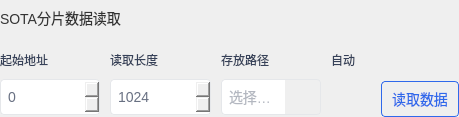
                    <widget class="QWidget" name="widget_SOTA" native="true">
                     <layout class="QVBoxLayout" name="verticalLayout_10">
                      <property name="spacing">
                       <number>5</number>
                      </property>
                      <property name="leftMargin">
                       <number>0</number>
                      </property>
                      <property name="topMargin">
                       <number>0</number>
                      </property>
                      <property name="rightMargin">
                       <number>0</number>
                      </property>
                      <property name="bottomMargin">
                       <number>0</number>
                      </property>
                      <item>
                       <layout class="QHBoxLayout" name="horizontalLayout_13">
                        <item>
                         <widget class="QLabel" name="label_4">
                          <property name="minimumSize">
                           <size>
                            <width>0</width>
                            <height>36</height>
                           </size>
                          </property>
                          <property name="maximumSize">
                           <size>
                            <width>16777215</width>
                            <height>36</height>
                           </size>
                          </property>
                          <property name="styleSheet">
                           <string notr="true">font-size:14px;
color:rgba(51, 51, 51, 1);
</string>
                          </property>
                          <property name="text">
                           <string>SOTA分片数据读取</string>
                          </property>
                         </widget>
                        </item>
                        <item>
                         <widget class="QLabel" name="label_9">
                          <property name="minimumSize">
                           <size>
                            <width>12</width>
                            <height>36</height>
                           </size>
                          </property>
                          <property name="maximumSize">
                           <size>
                            <width>12</width>
                            <height>36</height>
                           </size>
                          </property>
                          <property name="toolTip">
                           <string>&lt;html&gt;&lt;head/&gt;&lt;body&gt;&lt;p&gt;读取保存在模块中的固件数据，用于SOTA升级方式。&lt;/p&gt;&lt;/body&gt;&lt;/html&gt;</string>
                          </property>
                          <property name="toolTipDuration">
                           <number>6000000</number>
                          </property>
                          <property name="styleSheet">
                           <string notr="true">QLabel{
	image: url(:/png/tips.png);
}
</string>
                          </property>
                          <property name="text">
                           <string/>
                          </property>
                         </widget>
                        </item>
                        <item>
                         <spacer name="horizontalSpacer_7">
                          <property name="orientation">
                           <enum>Qt::Horizontal</enum>
                          </property>
                          <property name="sizeHint" stdset="0">
                           <size>
                            <width>40</width>
                            <height>20</height>
                           </size>
                          </property>
                         </spacer>
                        </item>
                       </layout>
                      </item>
                      <item>
                       <layout class="QHBoxLayout" name="horizontalLayout_6" stretch="1,1,1,0,0">
                        <property name="spacing">
                         <number>10</number>
                        </property>
                        <item>
                         <layout class="QVBoxLayout" name="verticalLayout_3">
                          <property name="spacing">
                           <number>0</number>
                          </property>
                          <item>
                           <widget class="QLabel" name="label_30">
                            <property name="minimumSize">
                             <size>
                              <width>0</width>
                              <height>36</height>
                             </size>
                            </property>
                            <property name="maximumSize">
                             <size>
                              <width>16777215</width>
                              <height>36</height>
                             </size>
                            </property>
                            <property name="styleSheet">
                             <string notr="true">color: rgb(54, 65, 89);</string>
                            </property>
                            <property name="text">
                             <string>起始地址</string>
                            </property>
                           </widget>
                          </item>
                          <item>
                           <widget class="QSpinBox" name="spinBox_sotaStartAddr">
                            <property name="minimumSize">
                             <size>
                              <width>0</width>
                              <height>36</height>
                             </size>
                            </property>
                            <property name="maximumSize">
                             <size>
                              <width>16777215</width>
                              <height>36</height>
                             </size>
                            </property>
                            <property name="styleSheet">
                             <string notr="true">QSpinBox{
color: rgb(104, 112, 130);
font-size:14px;
border-style:solid;
border-width:1px;
border-color:rgb(229, 231, 234);
border-radius:4px;
padding-left:5px;
}

QSpinBox::up-button
{
image:url(:/png/up.png);
width: 40px;
}
QSpinBox::down-button{
image:url(:/png/down.png);
width: 40px;
}</string>
                            </property>
                            <property name="maximum">
                             <number>999999999</number>
                            </property>
                           </widget>
                          </item>
                         </layout>
                        </item>
                        <item>
                         <layout class="QVBoxLayout" name="verticalLayout_4">
                          <property name="spacing">
                           <number>0</number>
                          </property>
                          <item>
                           <widget class="QLabel" name="label_31">
                            <property name="minimumSize">
                             <size>
                              <width>0</width>
                              <height>36</height>
                             </size>
                            </property>
                            <property name="maximumSize">
                             <size>
                              <width>16777215</width>
                              <height>36</height>
                             </size>
                            </property>
                            <property name="styleSheet">
                             <string notr="true">color: rgb(54, 65, 89);</string>
                            </property>
                            <property name="text">
                             <string>读取长度</string>
                            </property>
                           </widget>
                          </item>
                          <item>
                           <widget class="QSpinBox" name="spinBox_sotaEndAddr">
                            <property name="minimumSize">
                             <size>
                              <width>0</width>
                              <height>36</height>
                             </size>
                            </property>
                            <property name="maximumSize">
                             <size>
                              <width>16777215</width>
                              <height>36</height>
                             </size>
                            </property>
                            <property name="styleSheet">
                             <string notr="true">QSpinBox{
color: rgb(104, 112, 130);
font-size:14px;
border-style:solid;
border-width:1px;
border-color:rgb(229, 231, 234);
border-radius:4px;
padding-left:5px;
}

QSpinBox::up-button
{
image:url(:/png/up.png);
width: 40px;
}
QSpinBox::down-button{
image:url(:/png/down.png);
width: 40px;
}</string>
                            </property>
                            <property name="minimum">
                             <number>0</number>
                            </property>
                            <property name="maximum">
                             <number>4096</number>
                            </property>
                            <property name="value">
                             <number>1024</number>
                            </property>
                           </widget>
                          </item>
                         </layout>
                        </item>
                        <item>
                         <layout class="QVBoxLayout" name="verticalLayout_7">
                          <property name="spacing">
                           <number>0</number>
                          </property>
                          <item>
                           <widget class="QLabel" name="label_10">
                            <property name="minimumSize">
                             <size>
                              <width>0</width>
                              <height>36</height>
                             </size>
                            </property>
                            <property name="maximumSize">
                             <size>
                              <width>16777215</width>
                              <height>36</height>
                             </size>
                            </property>
                            <property name="styleSheet">
                             <string notr="true">color: rgb(54, 65, 89);</string>
                            </property>
                            <property name="text">
                             <string>存放路径</string>
                            </property>
                           </widget>
                          </item>
                          <item>
                           <layout class="QHBoxLayout" name="horizontalLayout_5">
                            <property name="spacing">
                             <number>0</number>
                            </property>
                            <item>
                             <widget class="QLineEdit" name="lineEdit_otaPath">
                              <property name="enabled">
                               <bool>false</bool>
                              </property>
                              <property name="minimumSize">
                               <size>
                                <width>0</width>
                                <height>36</height>
                               </size>
                              </property>
                              <property name="maximumSize">
                               <size>
                                <width>16777215</width>
                                <height>36</height>
                               </size>
                              </property>
                              <property name="styleSheet">
                               <string notr="true">#lineEdit_otaPath{
color: rgb(104, 112, 130);
font-size:14px;
border-style:solid;
border-width:1px;
border-height：20px;
border-color:rgb(229, 231, 234);
border-right:none;
border-top-left-radius:4px;
border-bottom-left-radius:4px;
border-top-right-radius:0px;
border-bottom-right-radius:0px;
padding-left:5px;
}</string>
                              </property>
                              <property name="placeholderText">
                               <string>选择文件</string>
                              </property>
                             </widget>
                            </item>
                            <item>
                             <widget class="QPushButton" name="pushButton_otaFile">
                              <property name="minimumSize">
                               <size>
                                <width>36</width>
                                <height>36</height>
                               </size>
                              </property>
                              <property name="maximumSize">
                               <size>
                                <width>36</width>
                                <height>36</height>
                               </size>
                              </property>
                              <property name="styleSheet">
                               <string notr="true">#pushButton_otaFile{
color: rgb(47, 105, 235);
font-size:14px;
border-style:solid;
border-width:1px;
border-color:rgb(229, 231, 234);
image: url(:/png/otaFile.png);
border-left:none;
border-top-left-radius:0px;
border-bottom-left-radius:0px;
border-top-right-radius:4px;
border-bottom-right-radius:4px;
}</string>
                              </property>
                              <property name="text">
                               <string/>
                              </property>
                             </widget>
                            </item>
                           </layout>
                          </item>
                         </layout>
                        </item>
                        <item>
                         <layout class="QVBoxLayout" name="verticalLayout_8">
                          <property name="spacing">
                           <number>0</number>
                          </property>
                          <item>
                           <widget class="QLabel" name="label_2">
                            <property name="minimumSize">
                             <size>
                              <width>0</width>
                              <height>36</height>
                             </size>
                            </property>
                            <property name="maximumSize">
                             <size>
                              <width>16777215</width>
                              <height>36</height>
                             </size>
                            </property>
                            <property name="styleSheet">
                             <string notr="true">color: rgb(54, 65, 89);</string>
                            </property>
                            <property name="text">
                             <string>自动</string>
                            </property>
                           </widget>
                          </item>
                          <item>
                           <widget class="QCheckBox" name="checkBox_sotaAuto">
                            <property name="minimumSize">
                             <size>
                              <width>40</width>
                              <height>36</height>
                             </size>
                            </property>
                            <property name="maximumSize">
                             <size>
                              <width>40</width>
                              <height>36</height>
                             </size>
                            </property>
                            <property name="styleSheet">
                             <string notr="true">QCheckBox::indicator:unchecked{
    image:url(:/png/boolFalse.png);
}

QCheckBox::indicator:checked{
    image:url(:/png/boolTrue.png);
}
QCheckBox{
text-align: top;
background-color:transparent;
color: rgb(104, 112, 130);
}
</string>
                            </property>
                            <property name="text">
                             <string/>
                            </property>
                            <property name="checked">
                             <bool>false</bool>
                            </property>
                            <property name="tristate">
                             <bool>false</bool>
                            </property>
                           </widget>
                          </item>
                         </layout>
                        </item>
                        <item>
                         <layout class="QVBoxLayout" name="verticalLayout_9">
                          <property name="spacing">
                           <number>0</number>
                          </property>
                          <item>
                           <spacer name="verticalSpacer_2">
                            <property name="orientation">
                             <enum>Qt::Vertical</enum>
                            </property>
                            <property name="sizeHint" stdset="0">
                             <size>
                              <width>20</width>
                              <height>40</height>
                             </size>
                            </property>
                           </spacer>
                          </item>
                          <item>
                           <widget class="QPushButton" name="pushButton_sotaRead">
                            <property name="minimumSize">
                             <size>
                              <width>0</width>
                              <height>36</height>
                             </size>
                            </property>
                            <property name="maximumSize">
                             <size>
                              <width>16777215</width>
                              <height>36</height>
                             </size>
                            </property>
                            <property name="styleSheet">
                             <string notr="true">QPushButton:hover{
	color: rgb(47, 105, 235);
	font-size:14px;
	border-style:solid;
	border-width:1px;
	border-color:rgb(47, 105, 235);
	border-radius:4px;
	padding-left:10px;
	padding-right:10px;
	background-color: rgba(47, 105, 235, 0.08);
}
QPushButton {
	color: rgb(47, 105, 235);
	font-size:14px;
	border-style:solid;
	border-width:1px;
	border-color:rgb(47, 105, 235);
	border-radius:4px;
	padding-left:10px;
	padding-right:10px;
}
QPushButton:pressed{
	color: rgb(47, 105, 235);
	font-size:14px;
	border-style:solid;
	border-width:1px;
	border-color:rgb(47, 105, 235);
	border-radius:4px;
	padding-left:10px;
	padding-right:10px;
	background-color: rgba(47, 105, 235, 0.2);
}
QPushButton:disabled
{
color: rgb(180, 180, 180);
font-size:14px;
border-style:solid;
background-color: rgb(220, 220, 220);
border-width:1px;
border-color:rgb(229, 231, 234);
border-radius:4px;
}</string>
                            </property>
                            <property name="text">
                             <string>读取数据</string>
                            </property>
                           </widget>
                          </item>
                         </layout>
                        </item>
                       </layout>
                      </item>
                     </layout>
                    </widget>
